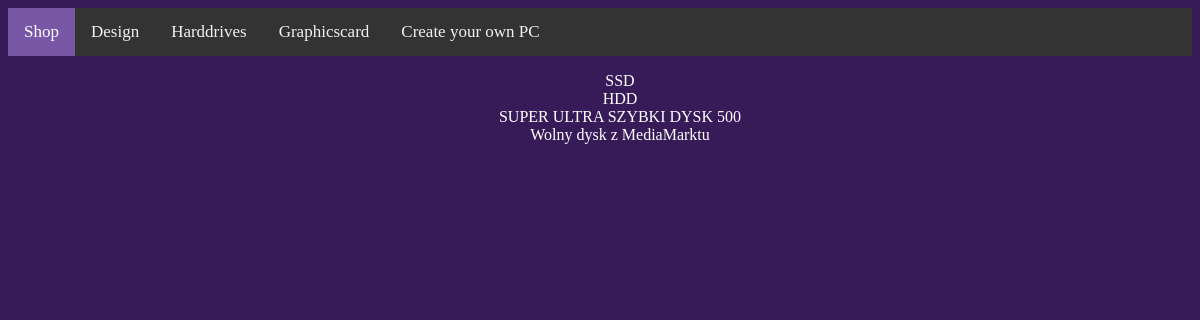
Screenshot of /Shop/harddrive/ with the database file from the repository.
### Shop/models.py (models this page shows, shortened)
class HardDrive(models.Model):
    kind_name = models.CharField(max_length=250)

### Shop/views.py (the view)
# urls.py: path('harddrive/', views.harddrive, name='harddrive'),
def harddrive(request):
    harddrive_list = HardDrive.objects.all
    template = loader.get_template('Shop/harddrive.html')
    context = {
        'harddrive_list': harddrive_list,
    }
    return HttpResponse(template.render(context, request))

### Shop/templates/Shop/harddrive.html
{% extends 'Shop/base.html' %}
{% block content %}
    <center>
        {% load static %}
        {% if harddrive_list %}
        <ul style="list-style: none;">
            {% for harddrive in harddrive_list %}
            <li style="color: white;">{{ harddrive.kind_name }}</li>
            {% endfor %}
        </ul>
        {% else %}
        <p>No hard drives are available.</p>
        {% endif %}
    </center>
{% endblock %}

### Shop/templates/Shop/base.html (style rules this page uses)
body { background-color: #371B58; }

### rows the page displays
HardDrive: kind_name "SSD"
HardDrive: kind_name "HDD"
HardDrive: kind_name "SUPER ULTRA SZYBKI DYSK 500"
HardDrive: kind_name "Wolny dysk z MediaMarktu"
